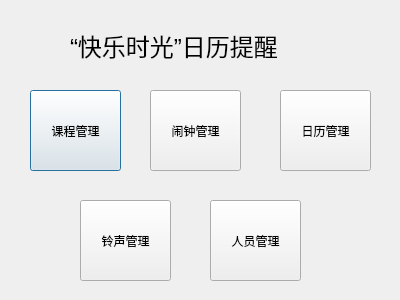
<?xml version="1.0" encoding="UTF-8"?>
<ui version="4.0">
 <class>mainDialog</class>
 <widget class="QDialog" name="mainDialog">
  <property name="geometry">
   <rect>
    <x>0</x>
    <y>0</y>
    <width>400</width>
    <height>300</height>
   </rect>
  </property>
  <property name="windowTitle">
   <string>Dialog</string>
  </property>
  <widget class="QLabel" name="label">
   <property name="geometry">
    <rect>
     <x>70</x>
     <y>20</y>
     <width>251</width>
     <height>51</height>
    </rect>
   </property>
   <property name="font">
    <font>
     <pointsize>18</pointsize>
    </font>
   </property>
   <property name="text">
    <string>“快乐时光”日历提醒</string>
   </property>
  </widget>
  <widget class="QPushButton" name="pushButton">
   <property name="geometry">
    <rect>
     <x>30</x>
     <y>90</y>
     <width>91</width>
     <height>81</height>
    </rect>
   </property>
   <property name="text">
    <string>课程管理</string>
   </property>
  </widget>
  <widget class="QPushButton" name="pushButton_2">
   <property name="geometry">
    <rect>
     <x>150</x>
     <y>90</y>
     <width>91</width>
     <height>81</height>
    </rect>
   </property>
   <property name="text">
    <string>闹钟管理</string>
   </property>
  </widget>
  <widget class="QPushButton" name="pushButton_3">
   <property name="geometry">
    <rect>
     <x>80</x>
     <y>200</y>
     <width>91</width>
     <height>81</height>
    </rect>
   </property>
   <property name="text">
    <string>铃声管理</string>
   </property>
  </widget>
  <widget class="QPushButton" name="pushButton_4">
   <property name="geometry">
    <rect>
     <x>210</x>
     <y>200</y>
     <width>91</width>
     <height>81</height>
    </rect>
   </property>
   <property name="text">
    <string>人员管理</string>
   </property>
  </widget>
  <widget class="QPushButton" name="pushButton_5">
   <property name="geometry">
    <rect>
     <x>280</x>
     <y>90</y>
     <width>91</width>
     <height>81</height>
    </rect>
   </property>
   <property name="text">
    <string>日历管理</string>
   </property>
  </widget>
 </widget>
 <resources/>
 <connections/>
</ui>
